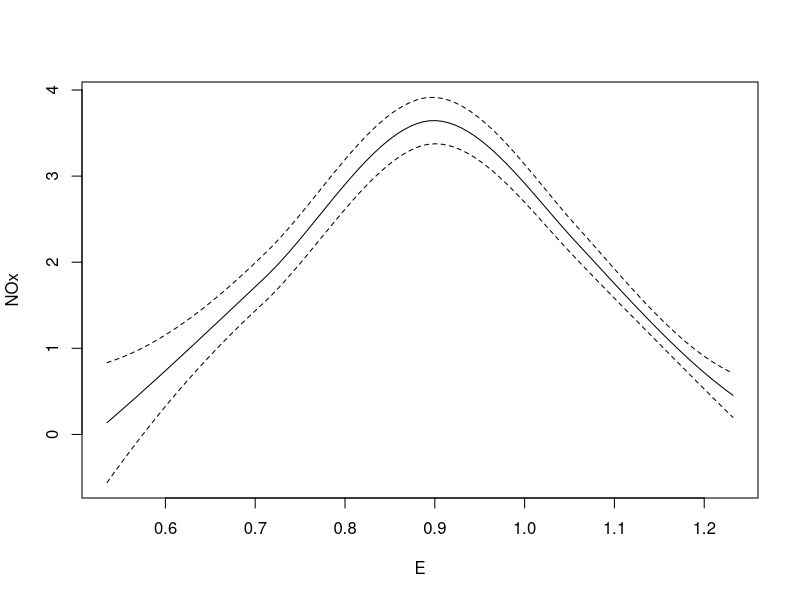

Source code (R):
library(locfit)


### Name: kappa0
### Title: Critical Values for Simultaneous Confidence Bands.
### Aliases: kappa0
### Keywords: smooth

### ** Examples

# compute and plot simultaneous confidence bands
data(ethanol)
fit <- locfit(NOx~E,data=ethanol)
crit(fit) <- kappa0(NOx~E,data=ethanol)
plot(fit,crit=crit,band="local")
